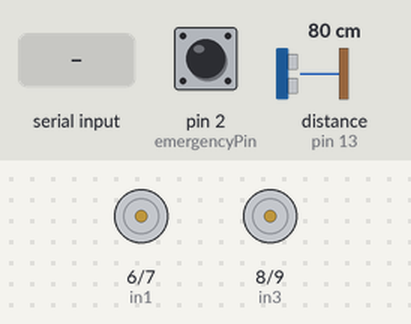
Recording of a sketch running on a simulated Arduino Uno, built with avr-gcc and run on an emulated ATmega328P. Parts: motor-driver pin pairs drawn as motors (green arrow = first pin HIGH = forward, orange = second pin HIGH = backward, longer = more drive, scaled by the enable pin). The inputs (shaded band) are chosen by the test bench; at power-on: pin 2 (emergencyPin) HIGH, distance to the obstacle (sensor on pin 13) 80 cm. The echo pulse lasts 58.3 µs per cm.

Above: at 1.2 s.
1.3 s: "f\n" received over the second serial link
At 2.5 s:
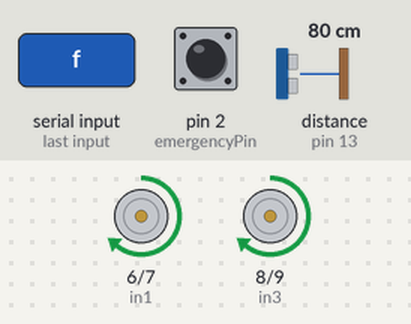
2.8 s: "b\n" received over the second serial link
At 3.7 s:
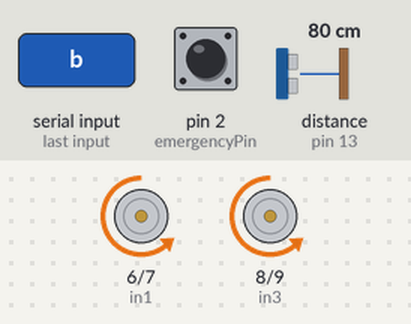
4.3 s: "l\n" received over the second serial link
At 4.8 s:
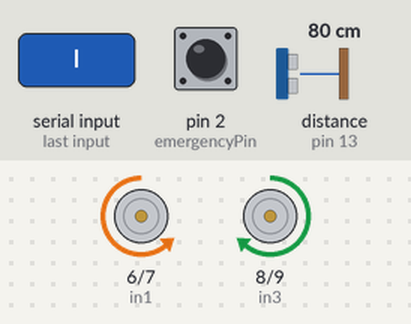
5.8 s: pin 2 (emergencyPin) pulled LOW for 0.15 s
At 7.2 s:
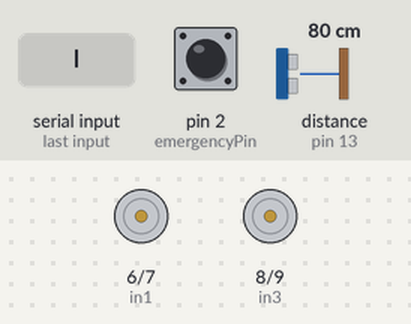
Timing chart, 0 to 8.4 s (numbered marks = the images above; inputs shaded):
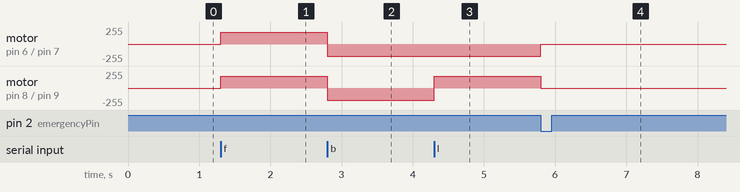

The sketch:

wheelchair.ino
```cpp
#include <SoftwareSerial.h>

/*
  Smart Wheelchair using Bluetooth
  Board: Arduino Uno/Nano
  Bluetooth: HC-05
  Motor driver: L298N
  Sensor: HC-SR04 ultrasonic sensor
*/

SoftwareSerial bluetooth(10, 11); // RX, TX\

// L298N motor driver pins
const int enA = 5;
const int in1 = 6;
const int in2 = 7;
const int in3 = 8;
const int in4 = 9;
const int enB = 3;

// Ultrasonic sensor pins
const int trigPin = 12;
const int echoPin = 13;

// Emergency button pin
const int emergencyPin = 2;

const int motorSpeed = 180;       // PWM speed: 0 to 255
const int stopDistance = 25;      // Stop if obstacle is within 25 cm

bool emergencyStop = false;
char currentDirection = 'S';

void setup() {
  pinMode(enA, OUTPUT);
  pinMode(in1, OUTPUT);
  pinMode(in2, OUTPUT);
  pinMode(in3, OUTPUT);
  pinMode(in4, OUTPUT);
  pinMode(enB, OUTPUT);

  pinMode(trigPin, OUTPUT);
  pinMode(echoPin, INPUT);
  pinMode(emergencyPin, INPUT_PULLUP);

  Serial.begin(9600);
  bluetooth.begin(9600);
  bluetooth.setTimeout(80);

  stopWheelchair();
  bluetooth.println("Smart wheelchair ready");
}

void loop() {
  if (digitalRead(emergencyPin) == LOW) {
    emergencyStop = true;
    stopWheelchair();
  }

  if (currentDirection == 'F' && getDistance() <= stopDistance) {
    stopWheelchair();
    bluetooth.println("Obstacle detected");
  }

  if (bluetooth.available()) {
    String command = bluetooth.readStringUntil('\n');
    command.trim();
    command.toLowerCase();
    runCommand(command);
  }
}

void runCommand(String command) {
  if (command == "reset") {
    emergencyStop = false;
    stopWheelchair();
    bluetooth.println("Emergency reset");
    return;
  }

  if (command == "e" || command.indexOf("emergency") >= 0) {
    emergencyStop = true;
    stopWheelchair();
    bluetooth.println("Emergency stop");
    return;
  }

  if (emergencyStop) {
    stopWheelchair();
    bluetooth.println("Send reset first");
    return;
  }

  if (command == "f" || command.indexOf("forward") >= 0) {
    if (getDistance() > stopDistance) {
      forward();
    } else {
      stopWheelchair();
      bluetooth.println("Forward blocked");
    }
  } else if (command == "b" || command.indexOf("back") >= 0) {
    backward();
  } else if (command == "l" || command.indexOf("left") >= 0) {
    left();
  } else if (command == "r" || command.indexOf("right") >= 0) {
    right();
  } else if (command == "s" || command.indexOf("stop") >= 0) {
    stopWheelchair();
  } else {
    stopWheelchair();
  }
}

void forward() {
  currentDirection = 'F';
  digitalWrite(in1, HIGH);
  digitalWrite(in2, LOW);
  digitalWrite(in3, HIGH);
  digitalWrite(in4, LOW);
  setSpeed();
}

void backward() {
  currentDirection = 'B';
  digitalWrite(in1, LOW);
  digitalWrite(in2, HIGH);
  digitalWrite(in3, LOW);
  digitalWrite(in4, HIGH);
  setSpeed();
}

void left() {
  currentDirection = 'L';
  digitalWrite(in1, LOW);
  digitalWrite(in2, HIGH);
  digitalWrite(in3, HIGH);
  digitalWrite(in4, LOW);
  setSpeed();
}

void right() {
  currentDirection = 'R';
  digitalWrite(in1, HIGH);
  digitalWrite(in2, LOW);
  digitalWrite(in3, LOW);
  digitalWrite(in4, HIGH);
  setSpeed();
}

void stopWheelchair() {
  currentDirection = 'S';
  analogWrite(enA, 0);
  analogWrite(enB, 0);
  digitalWrite(in1, LOW);
  digitalWrite(in2, LOW);
  digitalWrite(in3, LOW);
  digitalWrite(in4, LOW);
}

void setSpeed() {
  analogWrite(enA, motorSpeed);
  analogWrite(enB, motorSpeed);
}

long getDistance() {
  digitalWrite(trigPin, LOW);
  delayMicroseconds(2);
  digitalWrite(trigPin, HIGH);
  delayMicroseconds(10);
  digitalWrite(trigPin, LOW);

  long duration = pulseIn(echoPin, HIGH, 25000);

  if (duration == 0) {
    return 999;
  }

  return duration / 58;
}
```

Measured:
- after the input at 1.3 s, motor on pin 6 (in1) / pin 7 (in2), motor on pin 8 (in3) / pin 9 (in4): stopped → forward 180/255 at once
- after the input at 2.8 s, motor on pin 6 (in1) / pin 7 (in2), motor on pin 8 (in3) / pin 9 (in4): forward 180/255 → backward 180/255 at once
- after the input at 4.3 s, motor on pin 8 (in3) / pin 9 (in4): backward 180/255 → forward 180/255 at once
- after the input at 5.8 s, motor on pin 6 (in1) / pin 7 (in2): backward 180/255 → stopped at once; motor on pin 8 (in3) / pin 9 (in4): forward 180/255 → stopped at once
